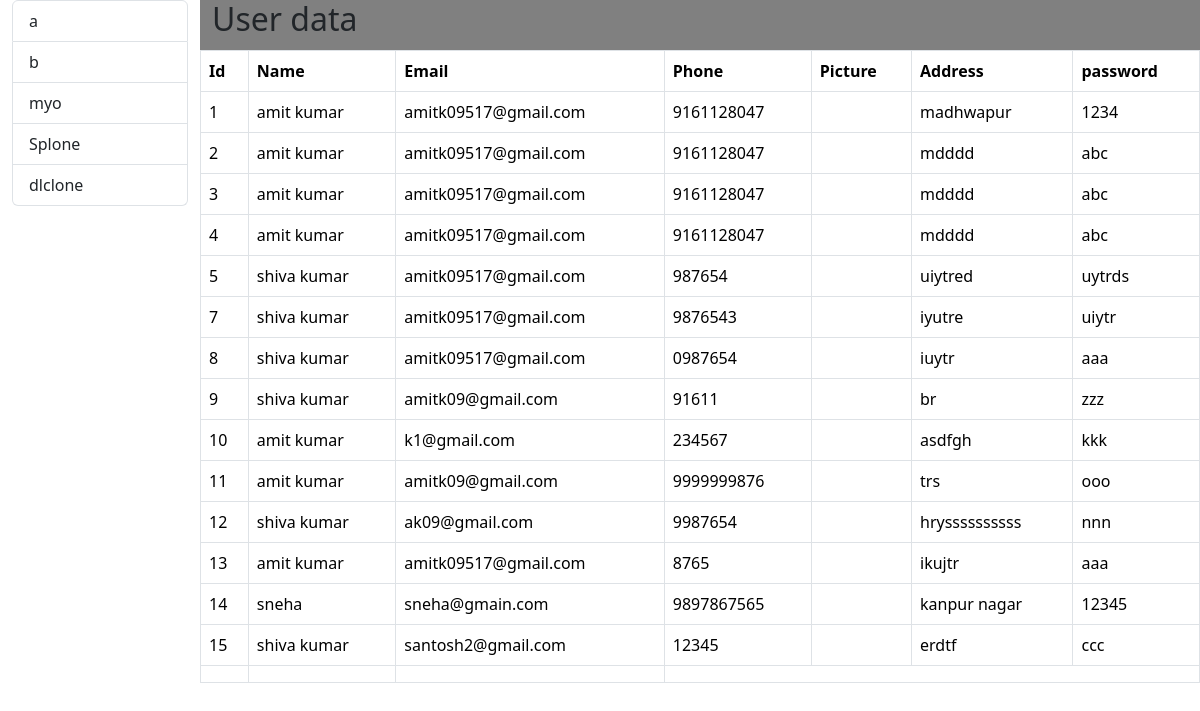
Screenshot of /user.php with the database file from the repository.
### tables this page shows
CREATE TABLE `s` (
  `id` int(5) NOT NULL,
  `name` varchar(100) NOT NULL,
  `email` varchar(100) NOT NULL,
  `phone` varchar(100) NOT NULL,
  `picture` varchar(100) NOT NULL,
  `address` varchar(100) NOT NULL,
  `password` varchar(100) NOT NULL,
  `repassword` varchar(100) NOT NULL
);

### user.php (the view, shortened to what this page needs)
<!DOCTYPE html>
<html lang="en">
<head>
    <link href="https://cdn.jsdelivr.net/npm/bootstrap@5.3.3/dist/css/bootstrap.min.css" rel="stylesheet">
</head>
<body>
    <div class="container-fluid">
        <div class="row">
            <div class="col-sm-2">
            <ul class="list-group">
                    <li class="list-group-item">a</li>
                    <li class="list-group-item">b</li>
                    <li class="list-group-item">myo</li>
                    <li class="list-group-item">Splone</li>
                    <li class="list-group-item">dlclone</li>
                  </ul>
            </div>
            <div class="col-sm-10">
                <div class="row" style="height: 50px; background: gray;">
                <h2>User data</h2>
                    <div class="col-sm-10"></div>
                    <div class="col-sm-2">
                    </div>
                </div>
               <div class="row">
                <table class="table table-bordered" border="1px solid">
                    <thead>
                      <tr>
                        <th scope="col">Id</th>
                        <th scope="col">Name</th>
                        <th scope="col">Email</th>
                        <th scope="col">Phone</th>
                        <th scope="col">Picture</th>
                        <th scope="col">Address</th>
                        <th scope="col">password</th>
                      </tr>
                    </thead>
                    <tbody>
                        <?php
$conn=mysqli_connect("localhost","root","","hbwebsite");
$sel="select * from s";
$r=mysqli_query($conn,$sel);
while($k=mysqli_fetch_array($r,MYSQLI_BOTH))
{
   ?>
   <tr>
    <td><?php echo $k['0']?></td>
    <td><?php echo $k['1']?></td>
    <td><?php echo $k['2']?></td>
    <td><?php echo $k['3']?></td>
    <td><?php echo $k['4']?></td>
    <td><?php echo $k['5']?></td>
    <td><?php echo $k['6']?></td>
   </tr>
<?php
}
  ?>
                      <tr>
                        <td></td>
                        <td></td>
                        <td></td>
                      </tr>
                    </tbody>
                  </table>
                </div>
            </div>
        </div>
    </div>
</body>
</html>

### user.php (style rules this page uses)
h2 { align-items: center; }

### rows the page displays
s: id "1", name "amit kumar", email "amitk09517@gmail.com", phone "9161128047", address "madhwapur", password "1234"
s: id "2", name "amit kumar", email "amitk09517@gmail.com", phone "9161128047", address "mdddd", password "abc"
s: id "3", name "amit kumar", email "amitk09517@gmail.com", phone "9161128047", address "mdddd", password "abc"
s: id "4", name "amit kumar", email "amitk09517@gmail.com", phone "9161128047", address "mdddd", password "abc"
s: id "5", name "shiva kumar", email "amitk09517@gmail.com", phone "987654", address "uiytred", password "uytrds"
s: id "7", name "shiva kumar", email "amitk09517@gmail.com", phone "9876543", address "iyutre", password "uiytr"
s: id "8", name "shiva kumar", email "amitk09517@gmail.com", phone "0987654", address "iuytr", password "aaa"
s: id "9", name "shiva kumar", email "amitk09@gmail.com", phone "91611", address "br", password "zzz"
s: id "10", name "amit kumar", email "k1@gmail.com", phone "234567", address "asdfgh", password "kkk"
s: id "11", name "amit kumar", email "amitk09@gmail.com", phone "9999999876", address "trs", password "ooo"
s: id "12", name "shiva kumar", email "ak09@gmail.com", phone "9987654", address "hryssssssssss", password "nnn"
s: id "13", name "amit kumar", email "amitk09517@gmail.com", phone "8765", address "ikujtr", password "aaa"
s: id "14", name "sneha", email "sneha@gmain.com", phone "9897867565", address "kanpur nagar", password "12345"
s: id "15", name "shiva kumar", email "santosh2@gmail.com", phone "12345", address "erdtf", password "ccc"
